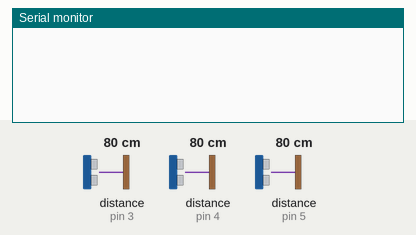
Bench run of a sketch on a simulated Teensy 4. On the bench: the last lines printed to the serial monitor. Wiring (inferred from the names in the program): 3 × range finder with pulse-width output: data pin 3 / data pin 4 / data pin 5. The test bench sets the inputs (shaded band); at power-on: distance to the obstacle (sensors on pin 3, pin 4, pin 5) 80 cm. The echo pulse lasts 58.3 µs per cm.

Above: at 1.2 s.
1.3 s: distance to the obstacle (sensor on pin 3) set to 2 cm
At 2.3 s:
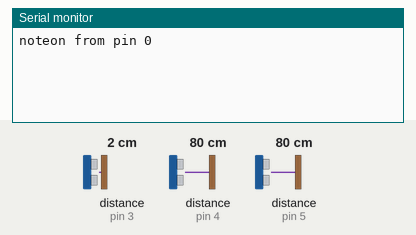
3.4 s: distance to the obstacle (sensor on pin 3) set to 35 cm
At 5.0 s:
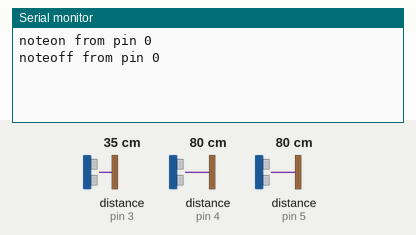
5.3 s: distance to the obstacle (sensor on pin 4) set to 2 cm
At 6.6 s:
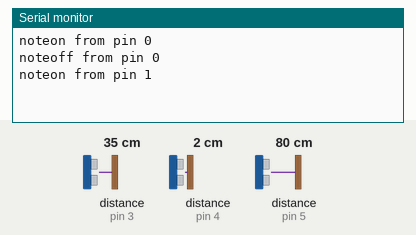
6.8 s: distance to the obstacle (sensor on pin 5) set to 2 cm
At 8.0 s:
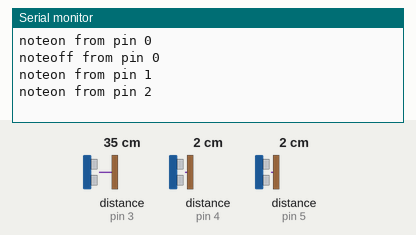
8.3 s: distance to the obstacle (sensor on pin 4) set to 35 cm
At 9.0 s:
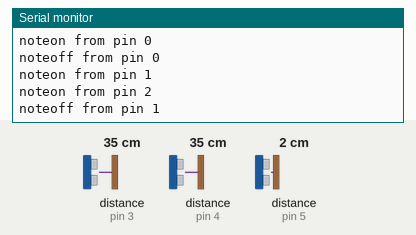
9.8 s: distance to the obstacle (sensor on pin 5) set to 35 cm
At 11.5 s:
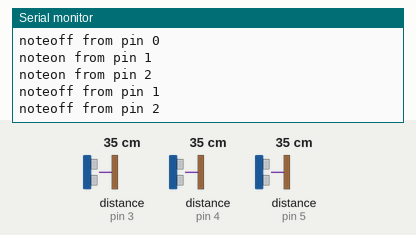

Measured:
- after the input at 1.3 s, the serial monitor: prints a new line after 0.66 s (image 1)
- after the input at 3.4 s, the serial monitor: prints a new line after 0.47 s (image 2)
- after the input at 5.3 s, the serial monitor: prints a new line after 0.53 s (image 3)
- after the input at 6.8 s, the serial monitor: prints a new line after 0.35 s (image 4)
- after the input at 8.3 s, the serial monitor: prints a new line after 0.08 s (image 5)
- after the input at 9.8 s, the serial monitor: prints a new line after 0.54 s (image 6)

The sketch:

_18_rangefinders.ino
```cpp
//Author: Jesse Mejía
//Date: 06/2016


int sensorPins[] = {
  3, 4, 5
};
int pinCount = 3;
int pinStates[3]; //needs to be the same length as pinCount
const int channel = 1;
int targetRange = 12; //inches for triggering note-on

void setup() {
  for (int thisPin = 0; thisPin < pinCount; thisPin++) {
    pinMode(sensorPins[thisPin], INPUT);
    pinStates[thisPin] = 0;
    //Used to read in the pulse that is being sent by the MaxSonar device.
    //Pulse Width representation with a scale factor of 147 uS per Inch.
  }
}

void loop() {
  //variables needed to store values
  long pulse, inches;
  for (int thisPin = 0; thisPin < pinCount; thisPin++) {
    pulse = pulseIn(sensorPins[thisPin], HIGH);
    //147uS per inch
    inches = pulse/147;
    if (inches < targetRange){ //we get a line tripped
      if(pinStates[thisPin] == 0){ //it wasn't already tripped
        usbMIDI.sendNoteOn(thisPin, 127, 1);
        Serial.print("noteon from pin ");
        Serial.print(thisPin);
        Serial.print('\n');
        pinStates[thisPin] = 1;
      }
      else{ //we're in sustain mode and do  nothing
      }
    }else if (inches > targetRange){ //no person present
      if (pinStates[thisPin] == 1){ //last loop a person was present
        usbMIDI.sendNoteOn(thisPin, 0, 1);
        Serial.print("noteoff from pin ");
        Serial.print(thisPin);
        Serial.print('\n');
        pinStates[thisPin] = 0;
      }
    }
    //usbMIDI.sendControlChange(7, inches, channel);
//    Serial.print("pin2: ");
//    Serial.print(thisPin);
//    Serial.print(" - ");

//    Serial.print(pulseIn(sensorPins[thisPin], HIGH)/147);
//    Serial.print("in, ");
//    Serial.print('\n');
//    Serial.println();
  }
   delay(500);
}
```
